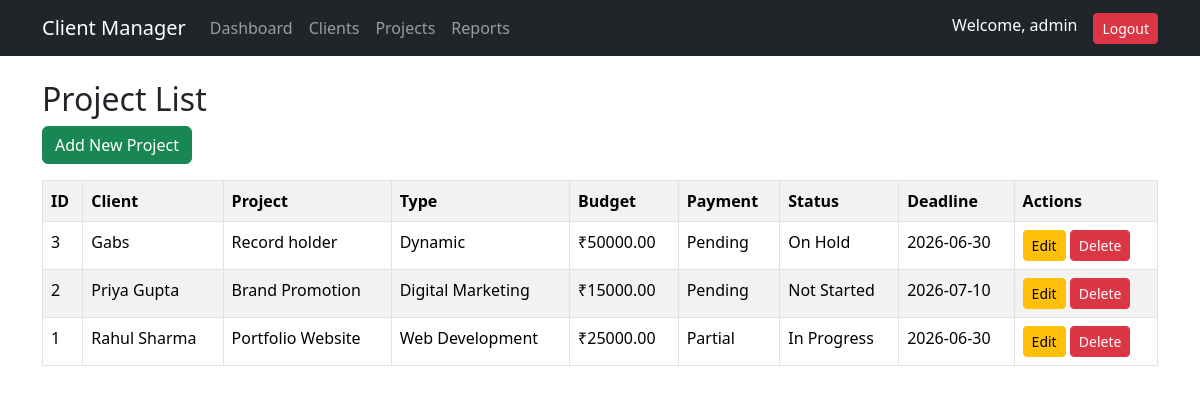
Screenshot of /projects/view_projects.php (signed in) with the database file from the repository.
### tables this page shows
CREATE TABLE `projects` (
  `project_id` int(11) NOT NULL,
  `client_id` int(11) NOT NULL,
  `project_name` varchar(150) NOT NULL,
  `project_type` varchar(100) DEFAULT NULL,
  `budget` decimal(10,2) DEFAULT NULL,
  `payment_status` enum('Pending','Partial','Paid') DEFAULT 'Pending',
  `project_status` enum('Not Started','In Progress','On Hold','Completed') DEFAULT 'Not Started',
  `start_date` date DEFAULT NULL,
  `deadline` date DEFAULT NULL,
  `notes` text DEFAULT NULL,
  `created_at` timestamp NOT NULL DEFAULT current_timestamp()
);

CREATE TABLE `clients` (
  `client_id` int(11) NOT NULL,
  `client_name` varchar(100) NOT NULL,
  `email` varchar(100) NOT NULL,
  `phone` varchar(20) DEFAULT NULL,
  `company_name` varchar(100) DEFAULT NULL,
  `industry` varchar(100) DEFAULT NULL,
  `address` text DEFAULT NULL,
  `created_at` timestamp NOT NULL DEFAULT current_timestamp()
);

### projects/view_projects.php (the view, shortened to what this page needs)
<?php
include("../includes/db.php");
include("../includes/header.php");
$query = "
SELECT
    projects.*,
    clients.client_name
FROM projects
INNER JOIN clients
ON projects.client_id = clients.client_id
ORDER BY project_id DESC
";
$result = mysqli_query($conn,$query);
?>
<h2>Project List</h2>
<a
href="add_project.php"
class="btn btn-success mb-3">
Add New Project
</a>
<table class="table table-bordered table-striped">
<tr>
<th>ID</th>
<th>Client</th>
<th>Project</th>
<th>Type</th>
<th>Budget</th>
<th>Payment</th>
<th>Status</th>
<th>Deadline</th>
<th>Actions</th>
</tr>
<?php
while($row = mysqli_fetch_assoc($result))
{
?>
<tr>
<td>
<?php echo $row['project_id']; ?>
</td>
<td>
<?php echo $row['client_name']; ?>
</td>
<td>
<?php echo $row['project_name']; ?>
</td>
<td>
<?php echo $row['project_type']; ?>
</td>
<td>
₹<?php echo $row['budget']; ?>
</td>
<td>
<?php echo $row['payment_status']; ?>
</td>
<td>
<?php echo $row['project_status']; ?>
</td>
<td>
<?php echo $row['deadline']; ?>
</td>
<td>
<a
href="edit_project.php?id=<?php echo $row['project_id']; ?>"
class="btn btn-warning btn-sm">
Edit
</a>
<a
href="delete_project.php?id=<?php echo $row['project_id']; ?>"
class="btn btn-danger btn-sm">
Delete
</a>
</td>
</tr>
<?php
}
?>
</table>
<?php
include("../includes/footer.php");
?>

### rows the page displays
projects: project_id "3", client.client_name "Gabs", project_name "Record holder", project_type "Dynamic", budget "50000.00", payment_status "Pending", project_status "On Hold", deadline "2026-06-30"
projects: project_id "2", client.client_name "Priya Gupta", project_name "Brand Promotion", project_type "Digital Marketing", budget "15000.00", payment_status "Pending", project_status "Not Started", deadline "2026-07-10"
projects: project_id "1", client.client_name "Rahul Sharma", project_name "Portfolio Website", project_type "Web Development", budget "25000.00", payment_status "Partial", project_status "In Progress", deadline "2026-06-30"

### other values shown
$_SESSION['admin'] "admin"
